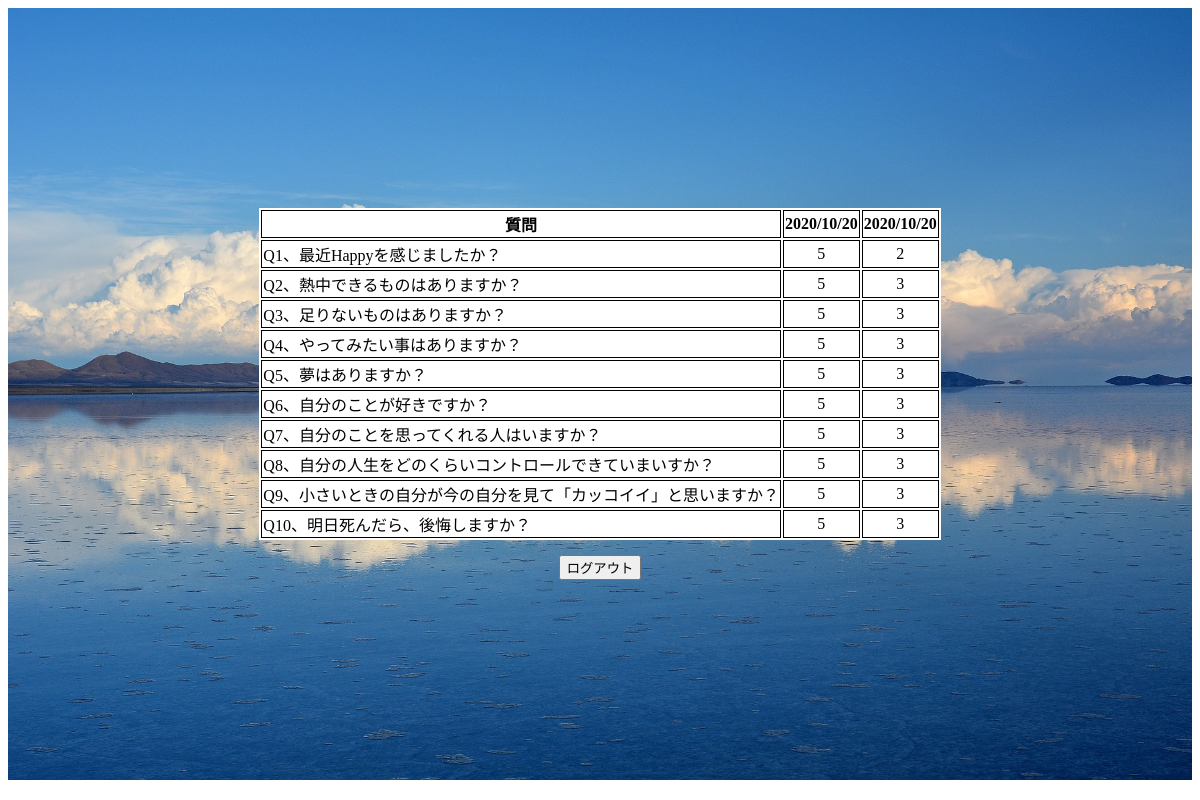
The app's page /dbtest (signed in), older data.
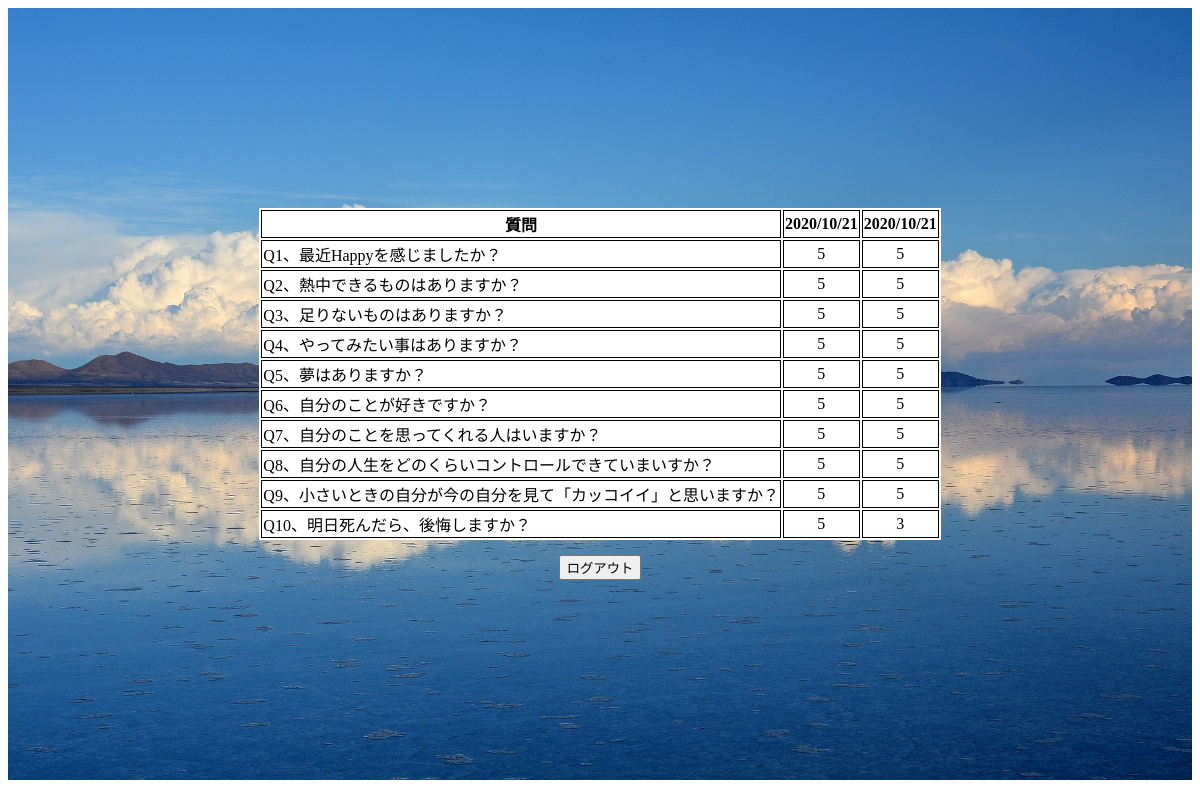
The same page, newer data.
### tables this page shows
CREATE TABLE "question" (
	"id"	INTEGER,
	"user_id"	INTEGER,
	"question_id"	INTEGER,
	"anser"	INTEGER,
	"date"	INTEGER,
	PRIMARY KEY("id" AUTOINCREMENT)
);

### app.py (the view)
@app.route("/dbtest")
def dbtest():
    user_id=session['user_id']
    conn = sqlite3.connect("hitoiki.db")
    c = conn.cursor()
    c.execute("select anser  from question where question_id = 1 order by id  desc")
    list1 = c.fetchall()
    print(list1)
    c.execute("select anser  from question where question_id = 2 order by id desc ")
    list2 = c.fetchall()
    print(list2)
    c.execute("select anser  from question where question_id = 3 order by id desc ")
    list3 = c.fetchall()
    c.execute("select anser  from question where question_id = 4 order by id desc ")
    list4 = c.fetchall()
    c.execute("select anser  from question where question_id = 5 order by id desc ")
    list5 = c.fetchall()
    c.execute("select anser  from question where question_id = 6 order by id desc ")
    list6 = c.fetchall()
    c.execute("select anser  from question where question_id = 7 order by id desc ")
    list7 = c.fetchall()
    c.execute("select anser  from question where question_id = 8 order by id desc ")
    list8 = c.fetchall()
    c.execute("select anser  from question where question_id = 9 order by id desc ")
    list9 = c.fetchall()
    c.execute("select anser  from question where question_id = 10 order by id desc ")
    list10 = c.fetchall()
    c.execute("select date  from question where question_id = 1 AND user_id = ? order by id desc",(user_id,))
    time = c.fetchall()
    print(time)
    c.close()
    return render_template("result.html",list1=list1, list2=list2, list3=list3 ,list4=list4, list5=list5, list6=list6, list7=list7, list8=list8,list9=list9, list10=list10, time=time)

### templates/result.html
{% extends 'base.html' %}
{% block content %}
<div class="container">
    <form action="/result">
        <table>
            <tr>
                <th>質問</th>
                <th>{{time[0][0]}}</th>
                <th>{{time[1][0]}}</th>
            </tr>
            <tr>
                <td class="result_q">Q1、最近Happyを感じましたか？</td>
                <td>{{list1[0][0]}}</td>
                <td>{{list1[1][0]}}</td>
            </tr>
            <tr>
                <td class="result_q">Q2、熱中できるものはありますか？</td>
                <td>{{list2[0][0]}}</td>
                <td>{{list2[1][0]}}</td>
            </tr>
            <tr>
                <td class="result_q">Q3、足りないものはありますか？</td>
                <td>{{list3[0][0]}}</td>
                <td>{{list3[1][0]}}</td>
            </tr>
            <tr>
                <td class="result_q">Q4、やってみたい事はありますか？</td>
                <td>{{list4[0][0]}}</td>
                <td>{{list4[1][0]}}</td>
            </tr>
            <tr>
                <td class="result_q">Q5、夢はありますか？</td>
                <td>{{list5[0][0]}}</td>
                <td>{{list5[1][0]}}</td>
            </tr>
            <tr>
                <td class="result_q">Q6、自分のことが好きですか？</td>
                <td>{{list6[0][0]}}</td>
                <td>{{list6[1][0]}}</td>
            </tr>
            <tr>
                <td class="result_q">Q7、自分のことを思ってくれる人はいますか？</td>
                <td>{{list7[0][0]}}</td>
                <td>{{list7[1][0]}}</td>
            </tr>
            <tr>
                <td class="result_q">Q8、自分の人生をどのくらいコントロールできていまいすか？</td>
                <td>{{list8[0][0]}}</td>
                <td>{{list8[1][0]}}</td>
            </tr>
            <tr>
                <td class="result_q">Q9、小さいときの自分が今の自分を見て「カッコイイ」と思いますか？</td>
                <td>{{list9[0][0]}}</td>
                <td>{{list9[1][0]}}</td>
            </tr>
            <tr>
                <td class="result_q">Q10、明日死んだら、後悔しますか？</td>
                <td>{{list10[0][0]}}</td>
                <td>{{list10[1][0]}}</td>
            </tr>
        </table>
    </form>
    <input type="button" class="logout_btn" value="ログアウト" onclick="location.href='/logout'">
</div>
{% endblock %}

Row changes from the older to the newer data that the page shows:
no longer on this page (row unchanged): question: date "2020/10/20", anser "5"
no longer on this page (row unchanged): question: date "2020/10/20", anser "2"
no longer on this page (row unchanged): question: anser "3"
no longer on this page (row unchanged): question: anser "3"
no longer on this page (row unchanged): question: anser "3"
no longer on this page (row unchanged): question: anser "3"
no longer on this page (row unchanged): question: anser "3"
no longer on this page (row unchanged): question: anser "3"
no longer on this page (row unchanged): question: anser "3"
no longer on this page (row unchanged): question: anser "3"
added question: date "2020/10/21", anser "5"
added question: date "2020/10/21", anser "5"
added question: anser "5"
added question: anser "5"
added question: anser "5"
added question: anser "5"
added question: anser "5"
added question: anser "5"
added question: anser "5"
added question: anser "5"
